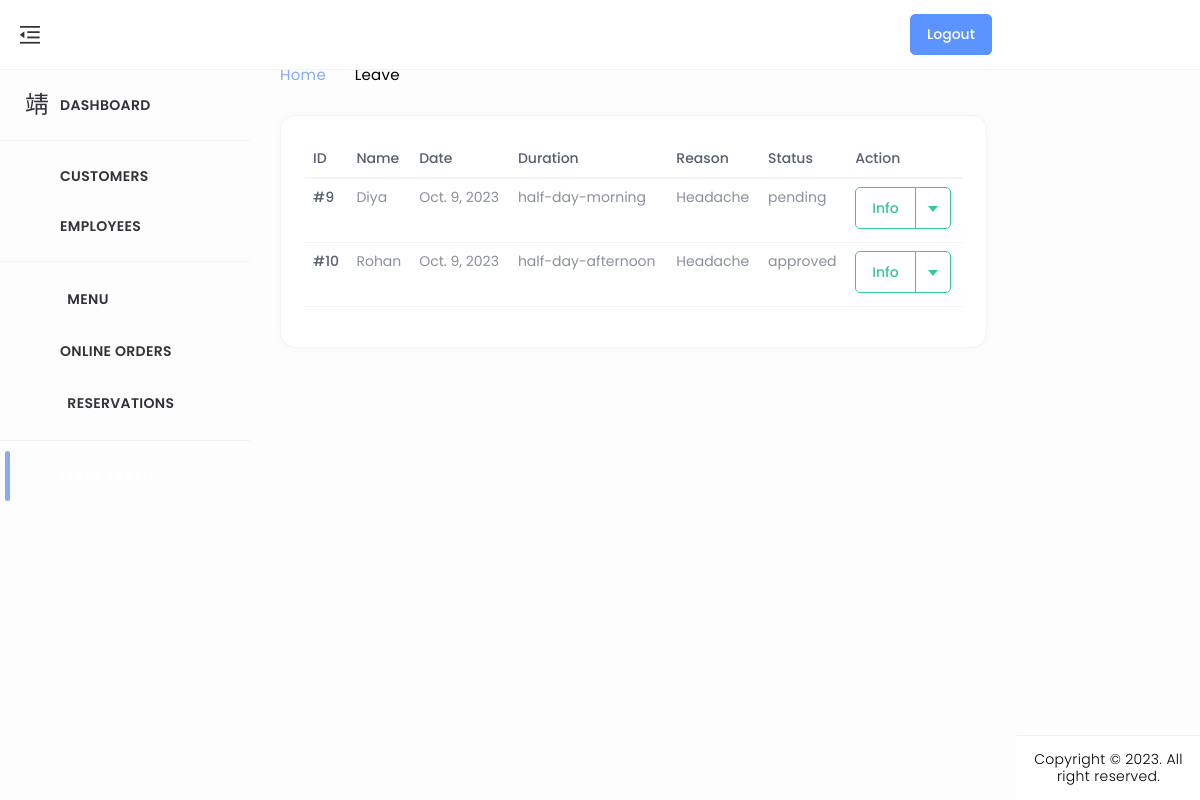
The page /empLeave_list/ on the database as committed earlier.
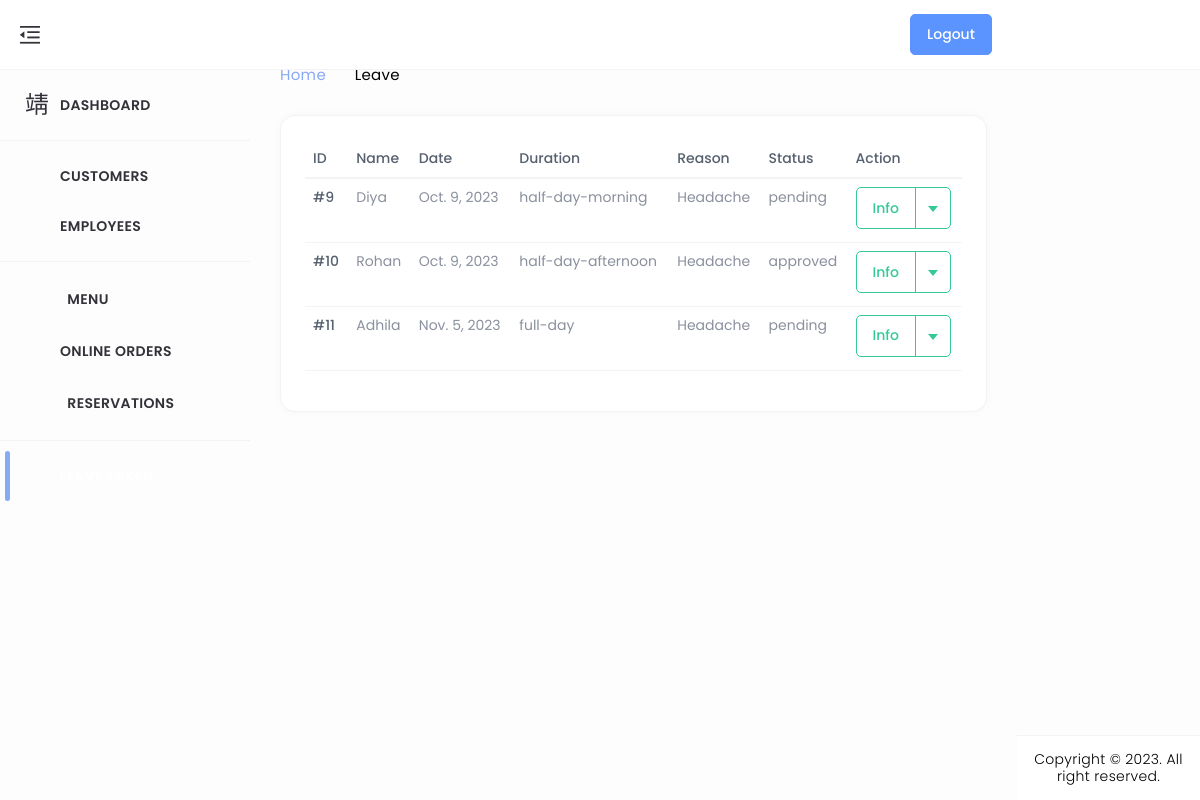
The same page on the database as committed later.
### home/models.py (models this page shows, shortened)
class LeaveApplication(models.Model):
    user = models.ForeignKey(CustomUser, on_delete=models.CASCADE, null=True, blank=True)
    date = models.DateField()
    duration = models.CharField(max_length=20, choices=[('full-day', 'Full Day'), ('half-day-morning', 'Half Day (Morning)'), ('half-day-afternoon', 'Half Day (Afternoon)')])
    reason = models.TextField()
    status = models.CharField(max_length=20, choices=[('pending', 'Pending'), ('approved', 'Approved'), ('rejected', 'Rejected')])

class CustomUser(AbstractUser):
    CUSTOMER = 1
    EMPLOYEE = 2
    ROLE_CHOICE = (
        (CUSTOMER, 'CUSTOMER'),
        (EMPLOYEE, 'EMPLOYEE'),
    )
    username=None
    first_name = None
    last_name = None
    USERNAME_FIELD = 'email'
    name = models.CharField(max_length=50)
    email = models.EmailField(max_length=100, unique=True)
    phone = models.CharField(max_length=12, blank=True)
    password = models.CharField(max_length=128)
    role = models.IntegerField(choices=ROLE_CHOICE, blank=True, null=True,default='1')
    is_admin = models.BooleanField(default=False)
    is_staff = models.BooleanField(default=False)
    is_active = models.BooleanField(default=True)
    is_superadmin = models.BooleanField(default=False)
    REQUIRED_FIELDS = ['name', 'phone']
    objects = UserManager()

### home/views.py (the view)
# urls.py: path('empLeave_list/', empLeave_list, name='empLeave_list'),
def empLeave_list(request):
    leave_applications = LeaveApplication.objects.all()
    return render(request, 'admin_dashboard/empLeave_list.html', {'leave_applications': leave_applications})

### templates/admin_dashboard/empLeave_list.html (shortened to what the changed rows need)
{% load static %}
<!DOCTYPE html>
<html lang="en" dir="ltr">
<head>
	<link href="../../../../cdn.jsdelivr.net/npm/%40mdi/font%404.4.95/css/materialdesignicons.min.html" rel="stylesheet" />
	<link href="{% static 'assets/css/materialdesignicons.min.css' %}" rel="stylesheet" />
	<link href="{% static 'assets/plugins/simplebar/simplebar.css' %}" rel="stylesheet" />
	<link href="{% static 'assets/plugins/data-tables/datatables.bootstrap5.min.css' %}" rel='stylesheet'>
	<link href="{% static 'assets/plugins/data-tables/responsive.datatables.min.css' %}" rel='stylesheet'>
	<link id="{% static 'style.css' %}" rel="stylesheet" href="{% static 'assets/css/style.css' %}" />
</head>
<body id="body">
	<div class="wrapper">
		<div class="ec-page-wrapper">
			<div class="ec-content-wrapper">
				<div class="content">
					<div class="breadcrumb-wrapper d-flex align-items-center justify-content-between">
						<div>
							<h1>All products</h1>
						</div>
					</div>
					<div class="row">
						<div class="col-12">
							<div class="card card-default">
								<div class="card-body">
									<div class="table-responsive">
										<table id="responsive-data-table" class="table" style="width:100%">
                                            <thead>
                                                <tr>
                                                    <th>ID</th>
                                                    <th>Name</th>
                                                    <th>Date</th>
                                                    <th>Duration</th>
                                                    <th>Reason</th>
                                                    <th>Status</th>
                                                    <th>Action</th>
                                                </tr>
                                            </thead>
                                            <tbody>
                                                {% for leave in leave_applications %}
                                                <tr>
                                                    <td>#{{ leave.id }}</td>
                                                    <td>{{ leave.user.name }}</td>
                                                    <td>{{ leave.date }}</td>
                                                    <td>{{ leave.duration }}</td>
                                                    <td>{{ leave.reason }}</td>
                                                    <td>{{ leave.status }}</td>
                                                    <td>
														<div class="btn-group mb-1">
															<button type="button" class="btn btn-outline-success">Info</button>
															<button type="button" class="btn btn-outline-success dropdown-toggle dropdown-toggle-split"
																data-bs-toggle="dropdown" aria-haspopup="true" aria-expanded="false" data-display="static">
															</button>
														</div>
													</td>
                                                </tr>
                                                {% endfor %}
                                            </tbody>
                                        </table>
									</div>
									</div>
								</div>
							</div>
						</div>
					</div>
				</div>
			</div>
		</div>
</body>
</html>

Rows that differ between the two databases and show on the page:
added LeaveApplication: id "11", user.name "Adhila", date "Nov. 5, 2023", duration "full-day", reason "Headache", status "pending"
